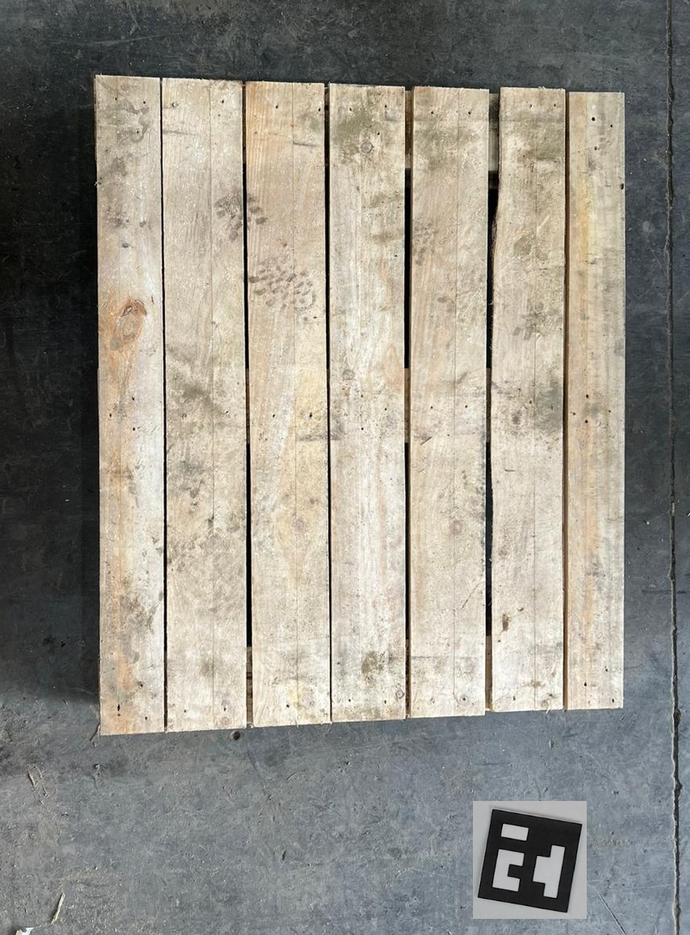
#> input picture SizeModule/arucoPalletTest.png, 690 x 935 px, shrunk from 855 x 1158 before the run, found by its file name
$ python measure_object_size2.py
#> lines starting #> are read from the running program, lines starting #| are printed output that depends on the picture; after the words box and inside, x2 and y2 are one past the last pixel; in counts of white or black regions, pixels touching at a corner belong together
### SizeModule/object_detector.py
import cv2

class HomogeneousBgDetector():
    def __init__(self):
        pass

    def detect_objects(self, frame):
        # Convert Image to grayscale
        gray = cv2.cvtColor(frame, cv2.COLOR_BGR2GRAY)

        # Create a Mask with adaptive threshold
        mask = cv2.adaptiveThreshold(gray, 255, cv2.ADAPTIVE_THRESH_MEAN_C, cv2.THRESH_BINARY_INV, 19, 5)

        # Find contours
        contours, _ = cv2.findContours(mask, cv2.RETR_EXTERNAL, cv2.CHAIN_APPROX_SIMPLE)

        # Initialize variables to track the two largest objects
        largest_areas = [0, 0]
        largest_contours = [None, None]

        for cnt in contours:
            area = cv2.contourArea(cnt)

            # If the current contour is larger than the second largest but smaller than the largest, update the second largest
            if area > largest_areas[1]:
                if area > largest_areas[0]:
                    largest_areas[1] = largest_areas[0]
                    largest_contours[1] = largest_contours[0]
                    largest_areas[0] = area
                    largest_contours[0] = cnt
                else:
                    largest_areas[1] = area
                    largest_contours[1] = cnt

        # Return the contours of the two largest objects
        return [contour for contour in largest_contours if contour is not None]

### SizeModule/measure_object_size2.py
import cv2
from object_detector import *
import numpy as np

##Anñadir variable global para tener la etiqueta

# Load Aruco detector
parameters =  cv2.aruco.DetectorParameters()
aruco_dict = cv2.aruco.getPredefinedDictionary(cv2.aruco.DICT_5X5_50)

# Load Object Detector
detector = HomogeneousBgDetector()

# Load Image
path="C:\\Users\\leonard\\palletsAndina\\SizeModule\\P_A4.jpg"

path2="C:\\Users\\leonard\\palletsAndina\\SizeModule\\phone_aruco_marker_2.jpg"
path3="C:\\Users\\leonard\\palletsAndina\\SizeModule\\arucoPalletTest.png"

img = cv2.imread(path3)
#> img is the input picture: shape (935, 690, 3); mean B, G, R 135.6, 144.8, 148.2


# Get Aruco marker
corners, _, _ = cv2.aruco.detectMarkers(img, aruco_dict, parameters=parameters)
#> corners = ([[566, 912], [477, 896], [492, 809], [581, 824]],)

# Draw polygon around the marker
int_corners = np.intp(corners)
cv2.polylines(img, int_corners, True, (0, 255, 0), 5)
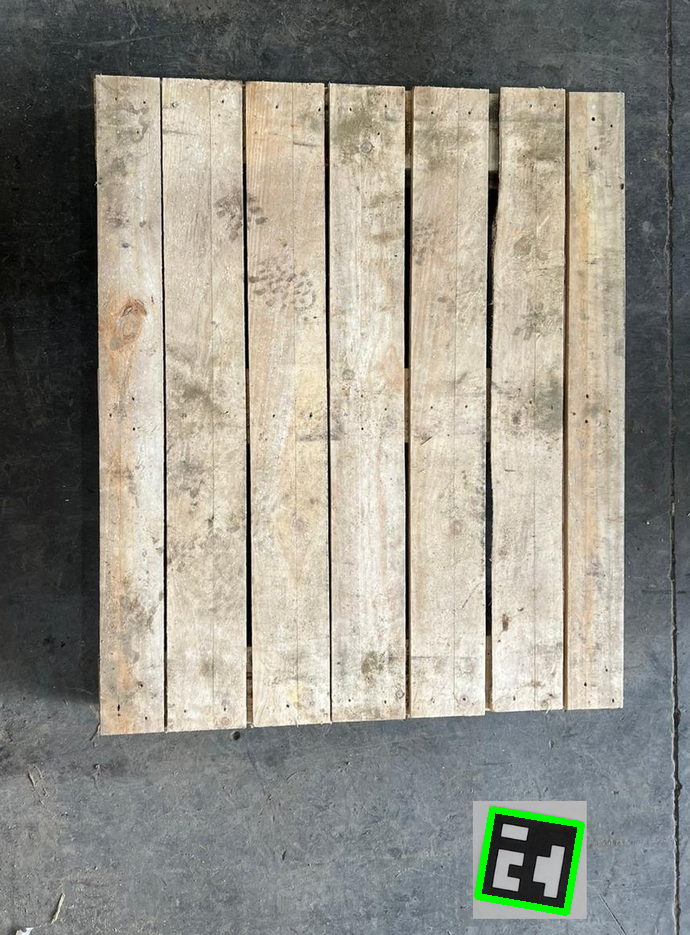
#> img: shape (935, 690, 3); 0.39% of pixels changed, all inside (x1, y1, x2, y2) = (474, 806, 585, 916)

# Aruco Perimeter
aruco_perimeter = cv2.arcLength(corners[0], True)
#> aruco_perimeter = 358.2

# Pixel to cm ratio
pixel_cm_ratio = aruco_perimeter / 20
#> pixel_cm_ratio = 17.91

contours = detector.detect_objects(img)
#> in detect_objects, `gray = cv2.cvtColor(frame, cv2.COLOR_BGR2GRAY)`:
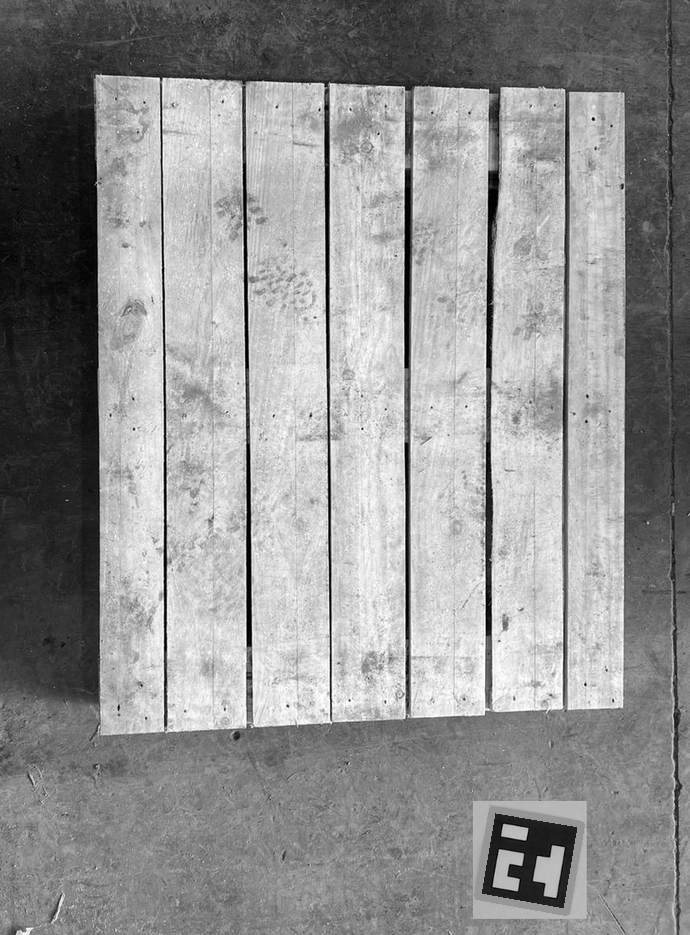
#> gray: shape (935, 690); min 0, max 255, mean 145
#> in detect_objects, `mask = cv2.adaptiveThreshold(gray, 255, cv2.ADAPTIVE_THRESH_MEAN_C, cv..`:
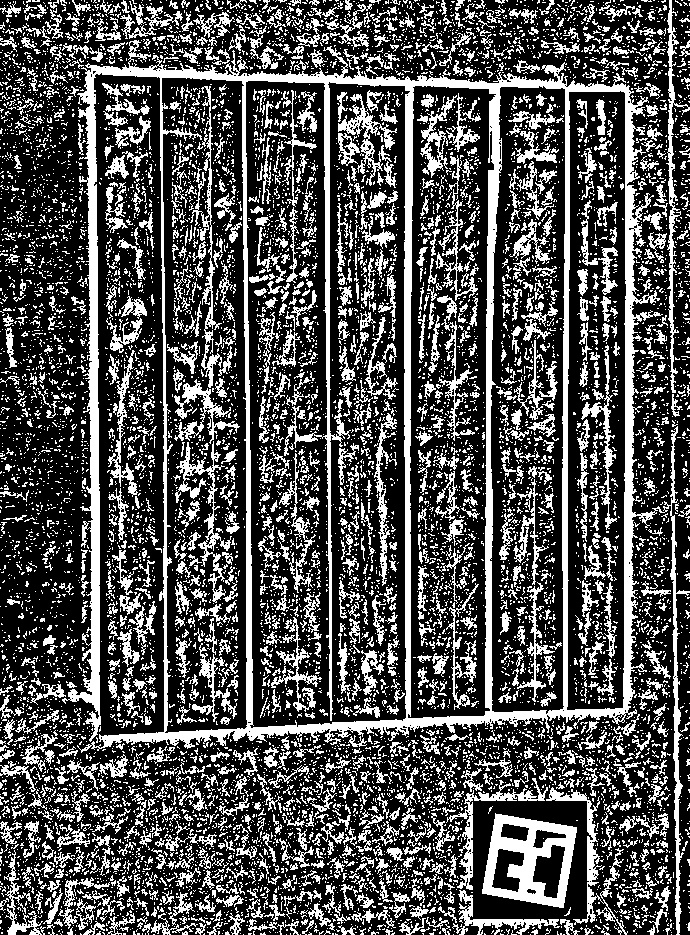
#> mask: shape (935, 690); 31.2% white; 10367 white regions (8967 under 20 px)
#> in detect_objects, `contours, _ = cv2.findContours(mask, cv2.RETR_EXTERNAL, cv2.CHAIN_APPR..`: contours = 6468 contours, 6020 with area under 20; largest, box (x1, y1, x2, y2) and area: (62, 40, 690, 935) 315128, (482, 813, 577, 908) 6639, (546, 787, 628, 935) 1257, (666, 0, 690, 393) 1229, (446, 778, 548, 890) 1062
#> the loop in detect_objects, `for cnt in contours:` made 6468 passes
#> area on passes 87, 116, 121: 22, 23.5, 46
#> after the loop in detect_objects, `for cnt in contours:`: largest_areas = [315128, 6639]; largest_contours = 2 contours; box (x1, y1, x2, y2) and area: (62, 40, 690, 935) 315128, (482, 813, 577, 908) 6639
#> contours has the same summary as largest_contours in detect_objects

# Draw objects boundaries
for cnt in contours:
    # Calculate the area of the object in cm^2
    object_area = cv2.contourArea(cnt) / (pixel_cm_ratio ** 2)

    # Determine if the object has an area greater than 25 cm^2 and label it accordingly
    if object_area > 1000:
        label = "andina"
    else:
        label = "no andina"

    # Get rect
    rect = cv2.minAreaRect(cnt)
    (x, y), (w, h), angle = rect

    # Get Width and Height of the Objects by applying the Ratio pixel to cm
    object_width = w / pixel_cm_ratio
    object_height = h / pixel_cm_ratio

    # Display rectangle
    box = cv2.boxPoints(rect)
    box = np.intp(box)

    cv2.circle(img, (int(x), int(y)), 5, (0, 0, 255), -1)
    cv2.polylines(img, [box], True, (255, 0, 0), 2)
    cv2.putText(img, "Width {} cm".format(round(object_width, 1)), (int(x - 100), int(y - 20)), cv2.FONT_HERSHEY_PLAIN, 2, (100, 200, 0), 2)
    cv2.putText(img, "Height {} cm".format(round(object_height, 1)), (int(x - 100), int(y + 15)), cv2.FONT_HERSHEY_PLAIN, 2, (100, 200, 0), 2)
    cv2.putText(img, "Area {} cm^2".format(round(object_area, 1)), (int(x - 100), int(y + 50)), cv2.FONT_HERSHEY_PLAIN, 2, (0, 0, 255), 2)
    cv2.putText(img, label, (int(x - 100), int(y + 85)), cv2.FONT_HERSHEY_PLAIN, 2, (0, 0, 255), 2)
#> this loop made 2 passes
#> (object_area, label, x, y, w, h, angle, object_width) on passes 1 to 2: (982.2, 'no andina', 379.7, 486.3, 880.4, 624.6, -88.58, 49.15), (20.69, 'no andina', 529, 860.2, 82.07, 83.15, -80.22, 4.58)
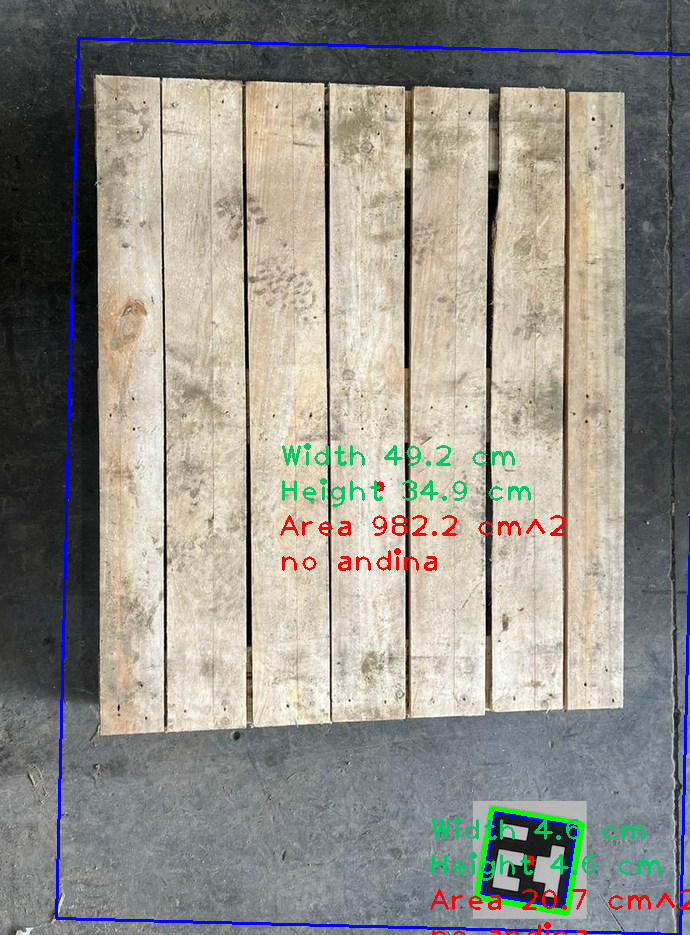
#> img: shape (935, 690, 3); 2.64% of pixels changed, all inside (x1, y1, x2, y2) = (55, 37, 690, 935)

cv2.imshow("Image", img)
cv2.waitKey(0)
